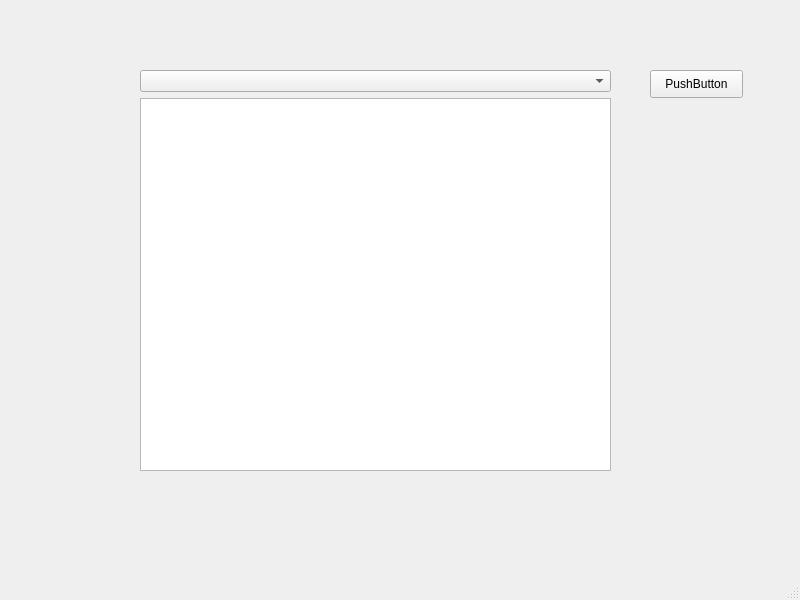
<?xml version="1.0" encoding="UTF-8"?>
<ui version="4.0">
 <class>DeviceMainWindow</class>
 <widget class="QMainWindow" name="DeviceMainWindow">
  <property name="geometry">
   <rect>
    <x>0</x>
    <y>0</y>
    <width>800</width>
    <height>600</height>
   </rect>
  </property>
  <property name="windowTitle">
   <string>MainWindow</string>
  </property>
  <widget class="QWidget" name="centralwidget">
   <widget class="QWidget" name="layoutWidget">
    <property name="geometry">
     <rect>
      <x>140</x>
      <y>70</y>
      <width>471</width>
      <height>401</height>
     </rect>
    </property>
    <layout class="QGridLayout" name="gridLayout">
     <item row="0" column="0">
      <widget class="QComboBox" name="comboBox"/>
     </item>
     <item row="1" column="0">
      <widget class="QPlainTextEdit" name="plainTextEdit"/>
     </item>
    </layout>
   </widget>
   <widget class="QPushButton" name="pushButton">
    <property name="geometry">
     <rect>
      <x>650</x>
      <y>70</y>
      <width>93</width>
      <height>28</height>
     </rect>
    </property>
    <property name="text">
     <string>PushButton</string>
    </property>
   </widget>
  </widget>
  <widget class="QMenuBar" name="menubar">
   <property name="geometry">
    <rect>
     <x>0</x>
     <y>0</y>
     <width>800</width>
     <height>26</height>
    </rect>
   </property>
  </widget>
  <widget class="QStatusBar" name="statusbar"/>
 </widget>
 <resources/>
 <connections/>
</ui>
